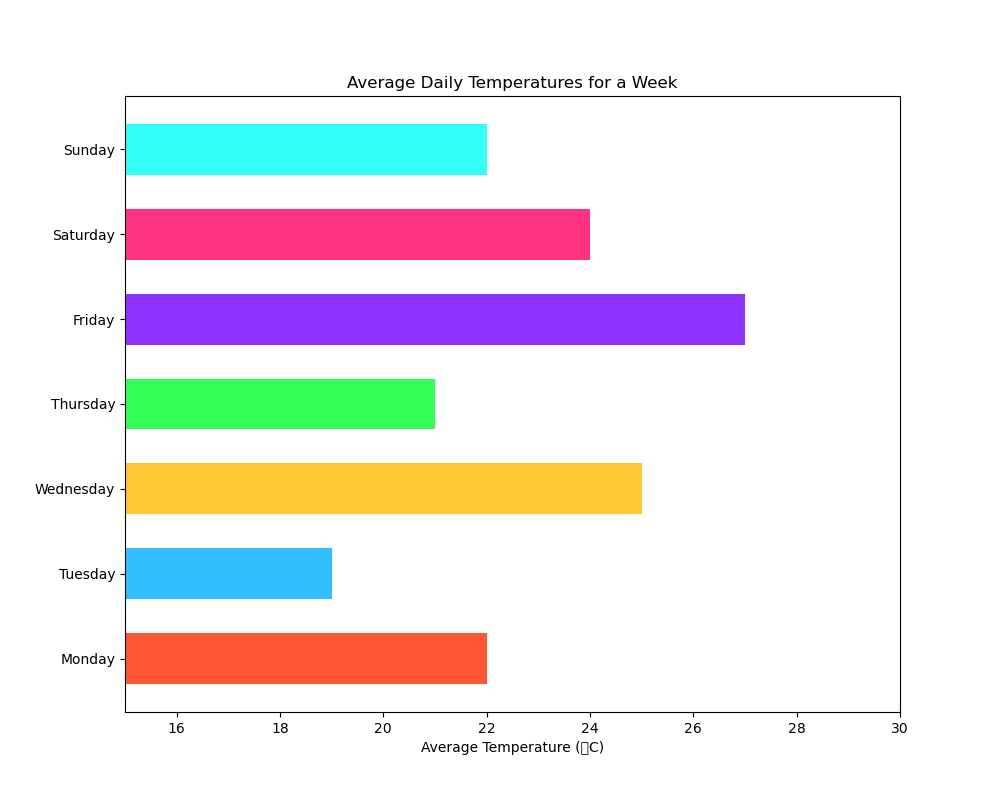

Python code for this plot:

import matplotlib.pyplot as plt

# Data points
days = ['Monday', 'Tuesday', 'Wednesday', 'Thursday', 'Friday', 'Saturday', 'Sunday']
temperatures = [22, 19, 25, 21, 27, 24, 22]

# Colors for each bar
colors = ['#FF5733', '#33BEFF', '#FFC733', '#33FF57', '#8E33FF', '#FF3380', '#33FFF6']

# Create a horizontal bar chart
plt.figure(figsize=(10, 8))
plt.barh(days, temperatures, color=colors, height=0.6)

# Modify the ticks, labels, and title
plt.xlabel('Average Temperature (°C)')
plt.title('Average Daily Temperatures for a Week')
plt.xlim(15, 30)  # Assuming the temperature ranges between 15 and 30 degrees Celsius

# Display the plot
plt.show()
